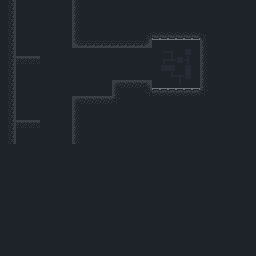

Tiled map render using the project's own tile images. Description and the map definition, with tile-layer contents summarised, below:
An orthogonal 32x32 tile map with 8x8 px tiles, 3 tile layers (back, walls, platforms) and 15 objects.

<map version="1.0" orientation="orthogonal" renderorder="right-down" width="32" height="32" tilewidth="8" tileheight="8" backgroundcolor="#1e2229">
 <properties>
  <property name="unity:scale" value="0.125" />
 </properties>
 <tileset firstgid="1" name="tiles" tilewidth="8" tileheight="8">
  <image source="../img/tiles.png" trans="5e81a2" width="128" height="128" />
  <tile id="0">
   <objectgroup draworder="index">
    <object x="0" y="0" width="8" height="8" />
   </objectgroup>
  </tile>
  <tile id="1">
   <objectgroup draworder="index">
    <object x="0" y="0" width="8" height="8" />
   </objectgroup>
  </tile>
  <tile id="2">
   <objectgroup draworder="index">
    <object x="0" y="0" width="8" height="8" />
   </objectgroup>
  </tile>
  <tile id="3">
   <objectgroup draworder="index">
    <object x="0" y="0" width="8" height="8" />
   </objectgroup>
  </tile>
  <tile id="4">
   <objectgroup draworder="index">
    <object x="0" y="0" width="8" height="8" />
   </objectgroup>
  </tile>
  <tile id="5">
   <objectgroup draworder="index">
    <object x="0" y="0">
     <polyline points="0,0 8,0" />
    </object>
   </objectgroup>
  </tile>
  <tile id="16">
   <objectgroup draworder="index">
    <object x="0" y="0" width="8" height="8" />
   </objectgroup>
  </tile>
  <tile id="18">
   <objectgroup draworder="index">
    <object x="0" y="0" width="8" height="8" />
   </objectgroup>
  </tile>
  <tile id="19">
   <objectgroup draworder="index">
    <object x="0" y="0" width="8" height="8" />
   </objectgroup>
  </tile>
  <tile id="20">
   <objectgroup draworder="index">
    <object x="0" y="0" width="8" height="8" />
   </objectgroup>
  </tile>
  <tile id="32">
   <objectgroup draworder="index">
    <object x="0" y="0" width="8" height="8" />
   </objectgroup>
  </tile>
  <tile id="33">
   <objectgroup draworder="index">
    <object x="0" y="0" width="8" height="8" />
   </objectgroup>
  </tile>
  <tile id="34">
   <objectgroup draworder="index">
    <object x="0" y="0" width="8" height="8" />
   </objectgroup>
  </tile>
  <tile id="35">
   <objectgroup draworder="index">
    <object x="0" y="0" width="8" height="8" />
   </objectgroup>
  </tile>
  <tile id="36">
   <objectgroup draworder="index">
    <object x="0" y="0" width="8" height="8" />
   </objectgroup>
  </tile>
 </tileset>
 <layer name="back" width="32" height="32">
  <data>[1024 cells, 14 non-empty, 13 distinct tile ids]</data>
 </layer>
 <layer name="walls" width="32" height="32">
  <data>[1024 cells, 72 non-empty, 14 distinct tile ids]</data>
 </layer>
 <layer name="platforms" width="32" height="32">
  <data>[1024 cells, 6 non-empty, 1 distinct tile ids]</data>
 </layer>
</map>
